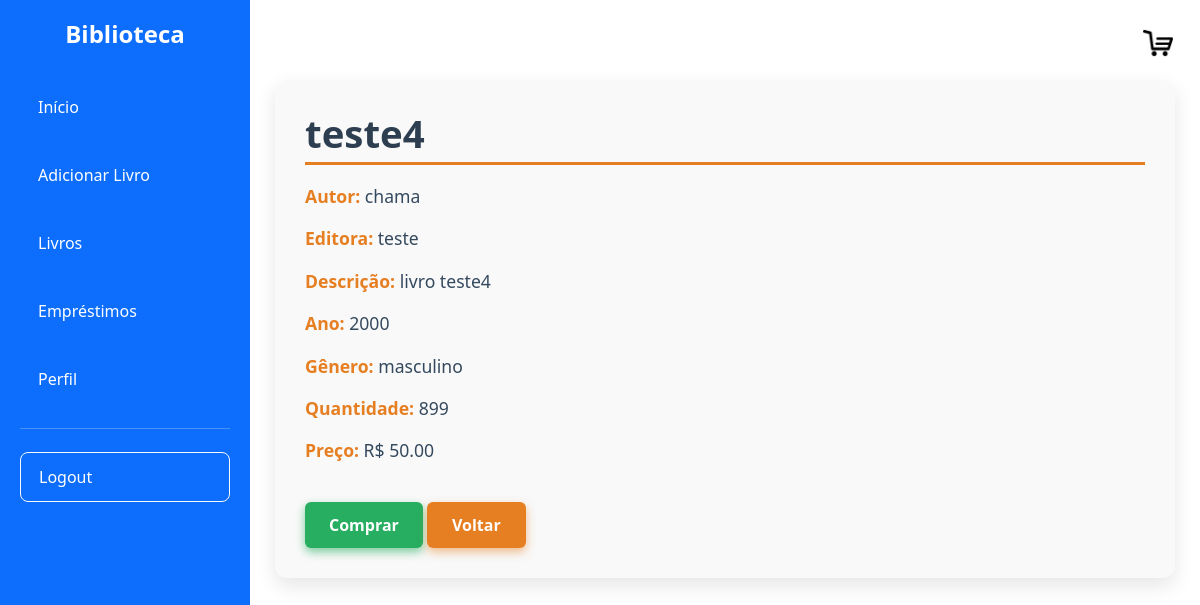
The app's page /livros/detalhes/4 (signed in), older data.
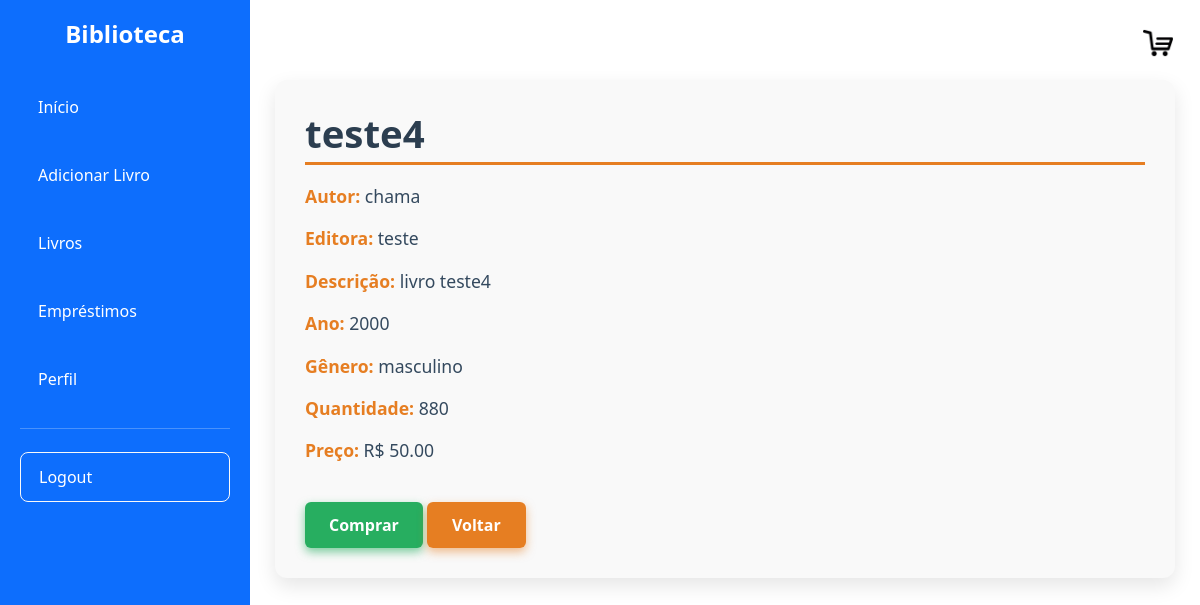
The same page, newer data.
### models/livro.py (models this page shows)
class Livro(db.Model):
    __tablename__ = 'tb_livros'
    liv_id = db.Column(db.Integer, primary_key=True)
    liv_titulo = db.Column(db.String(200), nullable=False)
    liv_descricao = db.Column(db.String(450), nullable=False)
    liv_editora = db.Column(db.String(100))
    liv_ano = db.Column(db.Integer)
    liv_autor = db.Column(db.String(100))
    liv_genero = db.Column(db.String(50))
    liv_quantidade = db.Column(db.Integer)
    liv_preco = db.Column(db.Float, nullable=False, default=0.0)

### controllers/livros.py (the view)
@livros_bp.route("/detalhes/<int:livro_id>")
@login_required
def detalhes_livro(livro_id):
    livro = Livro.query.get_or_404(livro_id)
    return render_template("livros_detalhes.html", livro=livro)

### templates/livros_detalhes.html (shortened to what this page needs)
{% extends 'base.html' %}
{% block content %}
<link rel="stylesheet" href="{{ url_for('static', filename='livros_detalhes.css') }}">
  <div class="detalhes-container">
    <div class="info-livro">
      <h2>{{ livro.liv_titulo }}</h2>
      <p><strong>Autor:</strong> {{ livro.liv_autor }}</p>
      <p><strong>Editora:</strong> {{ livro.liv_editora }}</p>
      <p><strong>Descrição:</strong>  {{ (livro.liv_descricao) }}</p>
      <p><strong>Ano:</strong> {{ livro.liv_ano }}</p>
      <p><strong>Gênero:</strong> {{ livro.liv_genero }}</p>
      <p><strong>Quantidade:</strong> {{ livro.liv_quantidade }}</p>
      <p><strong>Preço:</strong> R$ {{ "%.2f"|format(livro.liv_preco) }}</p>
      <div class="botoes-container">
        <button class="btn-comprar">Comprar</button>
        <a href="{{ url_for('livros.lista_livros') }}" class="btn-voltar">Voltar</a>
      </div>
    </div>
  </div>
{% endblock %}

Row changes from the older to the newer data that the page shows:
changed Livro "teste4": liv_quantidade "899" → "880"
